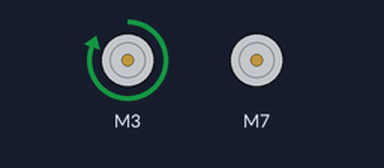
The sketch below on a simulated Arduino Uno, built with avr-gcc and run on an emulated ATmega328P. On the bench: 2 × DC motor (green arrow = forward, orange = backward, longer = faster).

Above: at 0.5 s.
At 3.5 s:
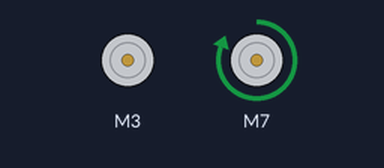
At 7.5 s:
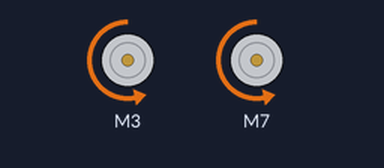
At 14.5 s:
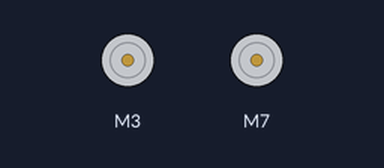
Timing chart, 0 to 15.6 s (numbered marks = the images above):
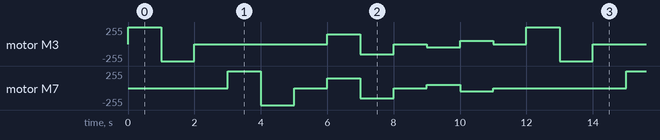

Measured:
- by itself, motor M3: repeats every 12.0 s: backward 255/255 1.0 s, stopped 4.0 s, forward 150/255 1.0 s, backward 150/255 1.0 s, stopped 1.0 s, backward 50/255 1.0 s, forward 50/255 1.0 s, stopped 1.0 s, forward 255/255 1.0 s
- by itself, motor M7: repeats every 12.0 s: backward 255/255 1.0 s, stopped 1.0 s, forward 150/255 1.0 s, backward 150/255 1.0 s, stopped 1.0 s, forward 50/255 1.0 s, backward 50/255 1.0 s, stopped 4.0 s, forward 255/255 1.0 s

The sketch:

DcMotor_1.ino
```cpp
// Bu uygulamada mutlaka 5V Adaptör ve güç kablosu ile besleme yapılmalıdır.

#include <SparkFun_TB6612.h>

#define AIN1 3
#define BIN1 7
#define AIN2 2
#define BIN2 8
#define PWMA 5
#define PWMB 6
#define STBY 4

const int offsetA = 1;
const int offsetB = 1;


Motor motor1 = Motor(AIN1, AIN2, PWMA, offsetA, STBY);
Motor motor2 = Motor(BIN1, BIN2, PWMB, offsetB, STBY);

void setup()
{

}


void loop()
{

   motor1.drive(255,1000);
   motor1.drive(-255,1000);
   motor1.brake();
   delay(1000);

   motor2.drive(255,1000);
   motor2.drive(-255,1000);
   motor2.brake();
   delay(1000);

   forward(motor1, motor2, 150);
   delay(1000);

   back(motor1, motor2, -150);
   delay(1000);

   brake(motor1, motor2);
   delay(1000);

   left(motor1, motor2, 100);
   delay(1000);
   right(motor1, motor2, 100);
   delay(1000);


   brake(motor1, motor2);
   delay(1000);

}
```
